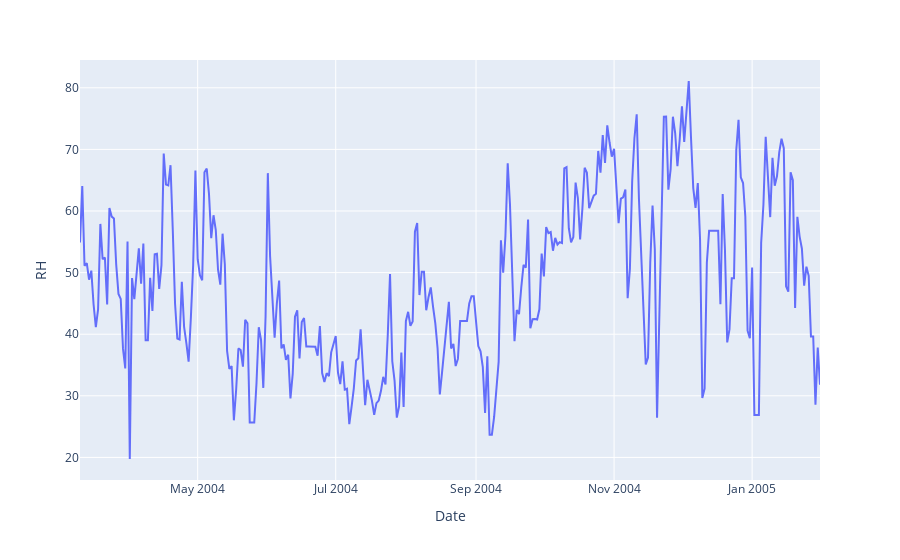

Write notebook code for a chart like this one.
### Markdown cell above
##### Relative Humidity

### Code cell
px.line(data_frame=df_stat_daily, y='RH')

### Figure 1 — Plotly figure (JSON) as saved in the notebook; plotly's stock layout.template omitted (floating-point values rounded to 4 significant figures; data arrays with more than 128 entries replaced by an {"elided": "..."} marker saying what was removed)
{"data": [{"hovertemplate": "Date=%{x}<br>RH=%{y}<extra></extra>", "legendgroup": "", "line": {"color": "#636efa", "dash": "solid"}, "mode": "lines", "name": "", "orientation": "v", "showlegend": false, "type": "scatter", "x": {"elided": "328 str values"}, "xaxis": "x", "y": {"elided": "328 float values"}, "yaxis": "y"}], "layout": {"legend": {"tracegroupgap": 0}, "margin": {"t": 60}, "xaxis": {"anchor": "y", "domain": [0, 1], "title": {"text": "Date"}}, "yaxis": {"anchor": "x", "domain": [0, 1], "title": {"text": "RH"}}}}
